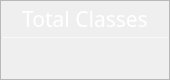
                   <widget class="QFrame" name="Class_QF">
                    <property name="minimumSize">
                     <size>
                      <width>170</width>
                      <height>80</height>
                     </size>
                    </property>
                    <property name="maximumSize">
                     <size>
                      <width>170</width>
                      <height>80</height>
                     </size>
                    </property>
                    <property name="toolTipDuration">
                     <number>0</number>
                    </property>
                    <property name="styleSheet">
                     <string notr="true">QFrame#Class_QF{
color: rgb(255, 255, 255);
border-radius: 15px;
background-color: qradialgradient(cx:0, cy:0, radius:1, fx:0.1, fy:0.1, stop:0 rgb(24, 32, 55),  stop:1 rgb(24, 32, 55));
border: 1px outset rgb(98, 91, 213);
}
</string>
                    </property>
                    <property name="frameShape">
                     <enum>QFrame::StyledPanel</enum>
                    </property>
                    <property name="frameShadow">
                     <enum>QFrame::Raised</enum>
                    </property>
                    <layout class="QVBoxLayout" name="verticalLayout_7" stretch="0,2,1">
                     <property name="spacing">
                      <number>0</number>
                     </property>
                     <property name="leftMargin">
                      <number>0</number>
                     </property>
                     <property name="topMargin">
                      <number>0</number>
                     </property>
                     <property name="rightMargin">
                      <number>0</number>
                     </property>
                     <property name="bottomMargin">
                      <number>0</number>
                     </property>
                     <item>
                      <widget class="QFrame" name="Class_top">
                       <property name="styleSheet">
                        <string notr="true">border:none</string>
                       </property>
                       <property name="frameShape">
                        <enum>QFrame::StyledPanel</enum>
                       </property>
                       <property name="frameShadow">
                        <enum>QFrame::Raised</enum>
                       </property>
                       <layout class="QHBoxLayout" name="horizontalLayout_6">
                        <property name="spacing">
                         <number>0</number>
                        </property>
                        <property name="leftMargin">
                         <number>0</number>
                        </property>
                        <property name="topMargin">
                         <number>3</number>
                        </property>
                        <property name="rightMargin">
                         <number>0</number>
                        </property>
                        <property name="bottomMargin">
                         <number>3</number>
                        </property>
                        <item>
                         <widget class="QLabel" name="label_5">
                          <property name="maximumSize">
                           <size>
                            <width>16777215</width>
                            <height>30</height>
                           </size>
                          </property>
                          <property name="font">
                           <font>
                            <family>Technic</family>
                            <pointsize>16</pointsize>
                            <weight>50</weight>
                            <italic>false</italic>
                            <bold>false</bold>
                           </font>
                          </property>
                          <property name="styleSheet">
                           <string notr="true">color: rgb(255, 255, 255);;
font: 16pt &quot;Technic&quot;;</string>
                          </property>
                          <property name="text">
                           <string>Total Classes</string>
                          </property>
                          <property name="alignment">
                           <set>Qt::AlignCenter</set>
                          </property>
                          <property name="indent">
                           <number>0</number>
                          </property>
                         </widget>
                        </item>
                       </layout>
                      </widget>
                     </item>
                     <item>
                      <widget class="Line" name="line_2">
                       <property name="maximumSize">
                        <size>
                         <width>16777215</width>
                         <height>1</height>
                        </size>
                       </property>
                       <property name="styleSheet">
                        <string notr="true">background-color: rgba(255, 255, 255, 89);</string>
                       </property>
                       <property name="orientation">
                        <enum>Qt::Horizontal</enum>
                       </property>
                      </widget>
                     </item>
                     <item>
                      <widget class="QFrame" name="Class_bottom">
                       <property name="styleSheet">
                        <string notr="true">border:none</string>
                       </property>
                       <property name="frameShape">
                        <enum>QFrame::StyledPanel</enum>
                       </property>
                       <property name="frameShadow">
                        <enum>QFrame::Raised</enum>
                       </property>
                       <layout class="QVBoxLayout" name="verticalLayout_8">
                        <property name="spacing">
                         <number>0</number>
                        </property>
                        <property name="leftMargin">
                         <number>0</number>
                        </property>
                        <property name="topMargin">
                         <number>6</number>
                        </property>
                        <property name="rightMargin">
                         <number>0</number>
                        </property>
                        <property name="bottomMargin">
                         <number>6</number>
                        </property>
                        <item alignment="Qt::AlignTop">
                         <widget class="QLabel" name="Class_num">
                          <property name="minimumSize">
                           <size>
                            <width>0</width>
                            <height>30</height>
                           </size>
                          </property>
                          <property name="maximumSize">
                           <size>
                            <width>16777215</width>
                            <height>30</height>
                           </size>
                          </property>
                          <property name="font">
                           <font>
                            <family>Microsoft YaHei UI</family>
                            <pointsize>17</pointsize>
                            <weight>50</weight>
                            <italic>false</italic>
                            <bold>false</bold>
                            <underline>false</underline>
                           </font>
                          </property>
                          <property name="styleSheet">
                           <string notr="true">color: rgb(255, 255, 255);
font: 17pt &quot;Microsoft YaHei UI&quot;;</string>
                          </property>
                          <property name="text">
                           <string/>
                          </property>
                          <property name="alignment">
                           <set>Qt::AlignCenter</set>
                          </property>
                         </widget>
                        </item>
                       </layout>
                      </widget>
                     </item>
                    </layout>
                   </widget>
